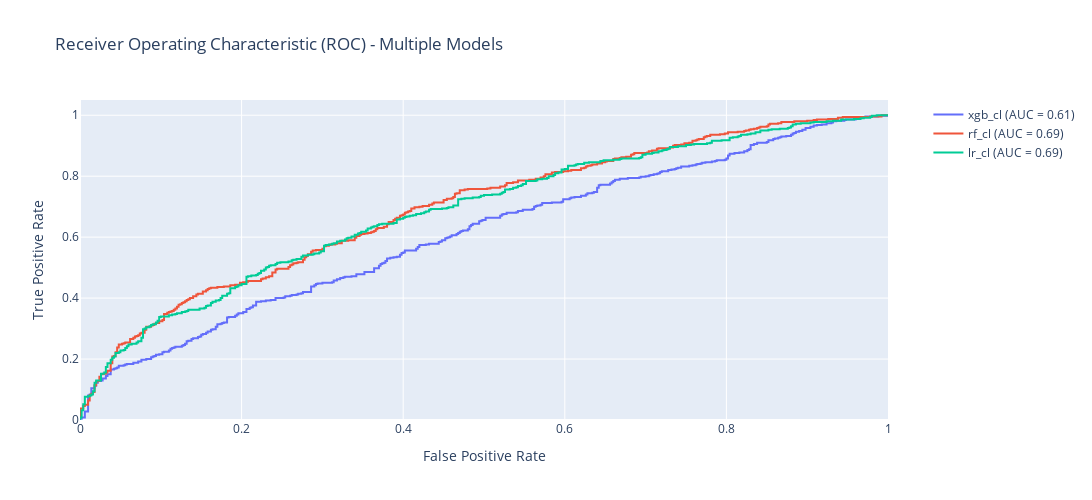

Write notebook code for a chart like this one.
### Code cell
import matplotlib.pyplot as plt
from sklearn.metrics import roc_curve, auc

# Define classifiers
classifiers = [
    ("xgb_cl", xgb_cl),
    ("rf_cl", rf_cl),
    ("lr_cl", lr_cl)
]

# Create traces for each ROC curve
roc_traces = []
for name, classifier in classifiers:
    y_pred_prob = classifier.predict_proba(x_test)[:, 1]
    fpr, tpr, thresholds = roc_curve(y_test, y_pred_prob)
    roc_auc = auc(fpr, tpr)
    
    roc_trace = go.Scatter(x=fpr, y=tpr, mode='lines', name='%s (AUC = %0.2f)' % (name, roc_auc))
    roc_traces.append(roc_trace)

# Create layout
layout = go.Layout(
    title='Receiver Operating Characteristic (ROC) - Multiple Models',
    xaxis=dict(title='False Positive Rate'),
    yaxis=dict(title='True Positive Rate'),
    xaxis_range=[0.0, 1.0],
    yaxis_range=[0.0, 1.05],
    legend=dict(x=1.05, y=1.0, orientation='v'),
    showlegend=True,
    width=1200,
    height=500
)

# Create figure
fig = go.Figure(data=roc_traces, layout=layout)

# Show the plot
fig.show()

### Figure 1 — Plotly figure (JSON) as saved in the notebook; plotly's stock layout.template omitted (floating-point values rounded to 4 significant figures; data arrays with more than 128 entries replaced by an {"elided": "..."} marker saying what was removed)
{"data": [{"mode": "lines", "name": "xgb_cl (AUC = 0.61)", "type": "scatter", "x": {"elided": "473 float values"}, "y": {"elided": "473 float values"}}, {"mode": "lines", "name": "rf_cl (AUC = 0.69)", "type": "scatter", "x": {"elided": "442 float values"}, "y": {"elided": "442 float values"}}, {"mode": "lines", "name": "lr_cl (AUC = 0.69)", "type": "scatter", "x": {"elided": "440 float values"}, "y": {"elided": "440 float values"}}], "layout": {"height": 500, "legend": {"orientation": "v", "x": 1.05, "y": 1}, "showlegend": true, "title": {"text": "Receiver Operating Characteristic (ROC) - Multiple Models"}, "width": 1200, "xaxis": {"range": [0, 1], "title": {"text": "False Positive Rate"}, "type": "linear"}, "yaxis": {"range": [0, 1.05], "title": {"text": "True Positive Rate"}, "type": "linear"}}}
